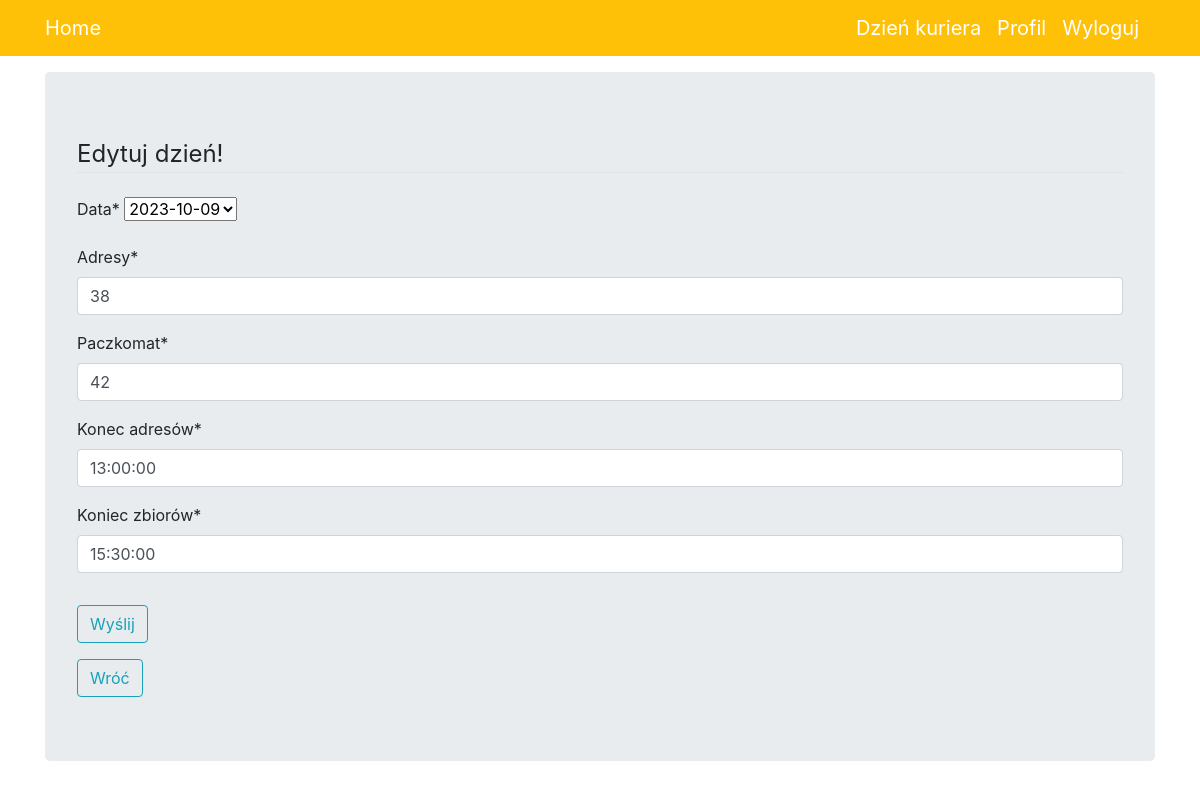
The app's page /courierday/update/6 (signed in), older data.
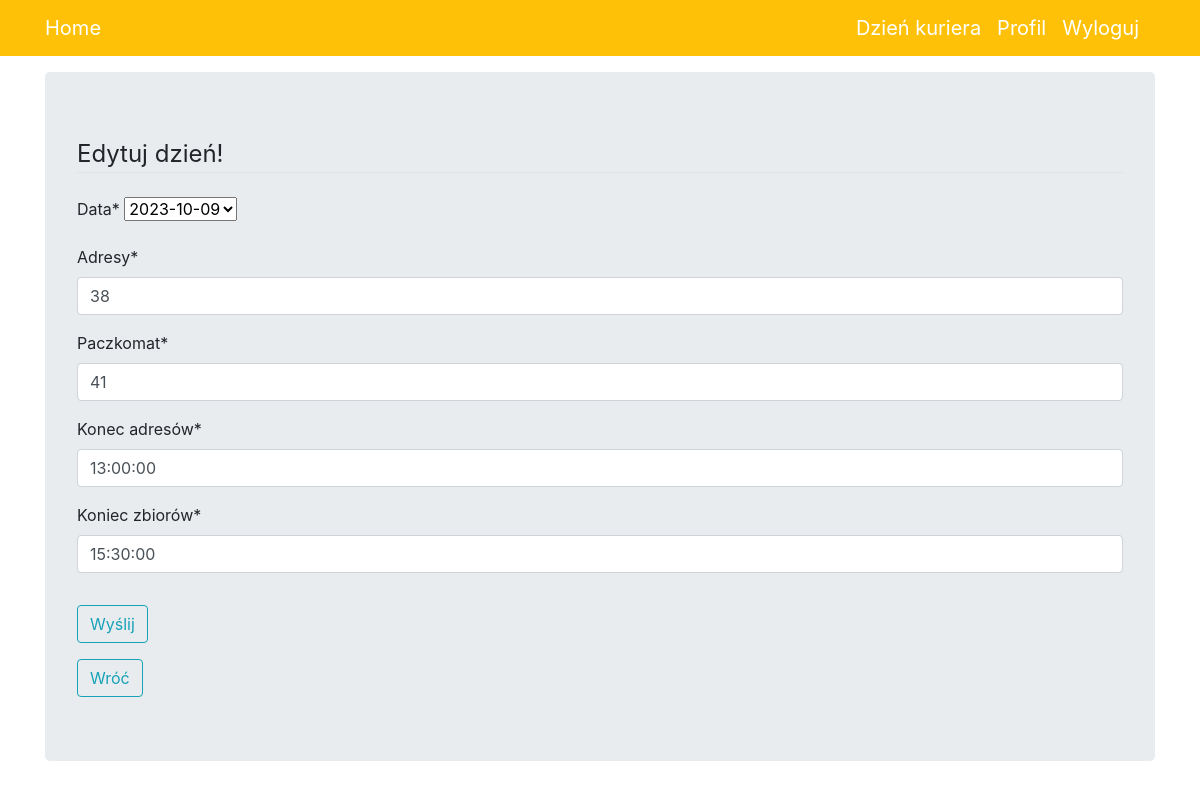
The same page, newer data.
### courier/models.py (models this page shows, shortened)
class CourierDay(models.Model):
    user = models.ForeignKey(User, models.SET_NULL, null=True)
    packages = models.ForeignKey('FacilityPackages', models.SET_NULL, null=True, verbose_name="Data")
    addresses = models.IntegerField(verbose_name="adresy")
    machine = models.IntegerField(verbose_name="paczkomat")
    stops_end = models.TimeField(verbose_name="konec adresów")
    pickup_end = models.TimeField(verbose_name="koniec zbiorów")
    added = models.DateTimeField(auto_now_add=True, null=True)

### courier/views.py (the view)
# urls.py: path('courierday/update/<pk>', UpdateCourierDay.as_view(), name='update'),
class UpdateCourierDay(LoginRequiredMixin, UpdateView):
    template_name = 'edit_day.html'
    model = CourierDay
    form_class = CourierDayModelForm
    success_url = reverse_lazy('courier_day_view')

### courier/forms.py
class CourierDayModelForm(ModelForm):
    class Meta:
        model = CourierDay
        exclude = ['user']

### courier/models.py (called while the page is built)
    def __str__(self):
        return f'{self.date}'

### courier/templates/edit_day.html (shortened to what this page needs)
{% extends 'form.html' %}
{% load crispy_forms_tags %}
{% block content %}
<div class="jumbotron mt-3 mb-3">
    <div class="content-section">
        <form method="POST">
            <fieldset class="form-group">
                <legend class="border-bottom mb-4">Edytuj dzień!</legend>
                {{ form|crispy }}
            </fieldset>
            <div class="form-group">
                <button class="btn btn-outline-info" type="submit">Wyślij</button>
            </div>
        </form>
        <div>
            <a class="btn btn-outline-info" href="/courierday/">Wróć</a>
        </div>
    </div>
</div>
{% endblock %}

Row changes from the older to the newer data that the page shows:
changed CourierDay: machine "42" → "41"
